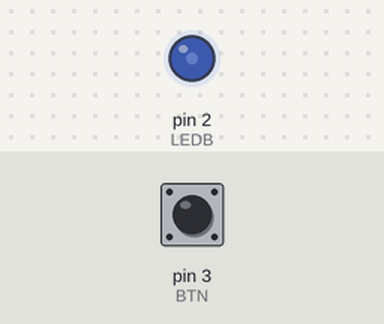
The sketch below on a simulated Arduino Uno, built with avr-gcc and run on an emulated ATmega328P. Parts: output pins drawn as LEDs (lit = HIGH). Inputs (shaded band) come from the test bench; at power-on: pin 3 (BTN) HIGH. What the sketch prints to the serial monitor is not drawn.

Above: at 0.14 s.
Timing chart, 0 to 40.0 s (numbered marks = the images above):
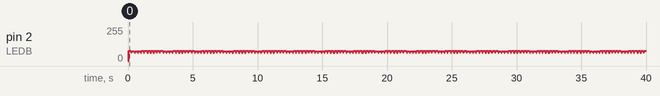

The sketch:

Tests.ino
```cpp
#define BTN 3
#define LEDB 2

void setup() {
  // put your setup code here, to run once:
  pinMode(BTN, INPUT_PULLUP);
  pinMode(LEDB, OUTPUT);
  Serial.begin(9600);
}

void loop() {
  // put your main code here, to run repeatedly:
  Serial.println(digitalRead(BTN));
  digitalWrite(LEDB, HIGH);
  delay(4);
  digitalWrite(LEDB, LOW);
  delay(10);
}
```
